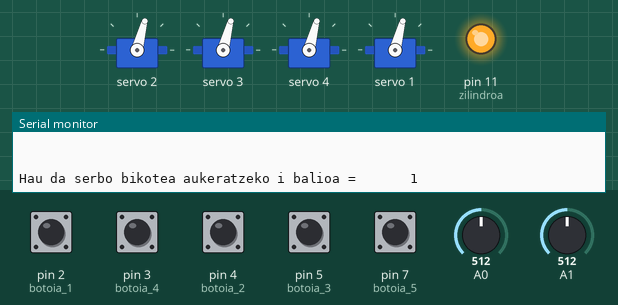
A sketch run on a simulated Arduino Uno, built with avr-gcc and run on an emulated ATmega328P. On the bench: 4 × servo, output pins drawn as LEDs (lit = HIGH), the last lines printed to the serial monitor. Inputs (shaded band) come from the test bench; at power-on: pin 2 (botoia_1), pin 3 (botoia_4), pin 4 (botoia_2), pin 5 (botoia_3), pin 7 (botoia_5) HIGH, A1 = 512, A0 = 512.

Above: at 1.2 s.
1.3 s: A1 set to 524
2.8 s: A1 set to 537
At 3.7 s:
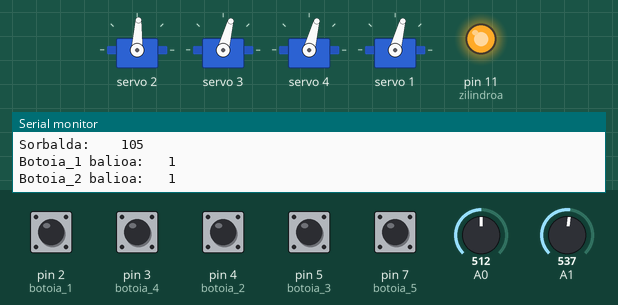
5.8 s: pin 2 (botoia_1) pulled LOW for 0.3 s
At 6.07 s:
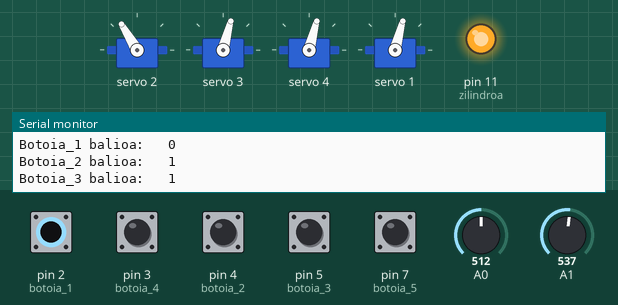
8.8 s: A0 set to 542
At 9.13 s:
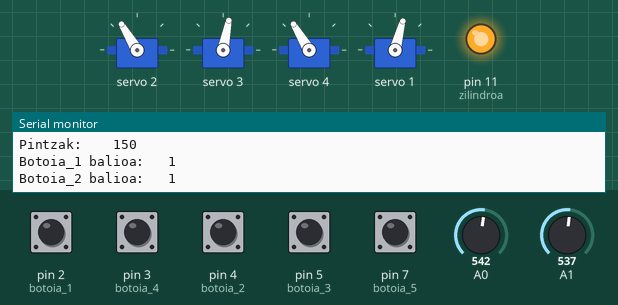
11.8 s: pin 4 (botoia_2) pulled LOW for 0.3 s
At 14.5 s:
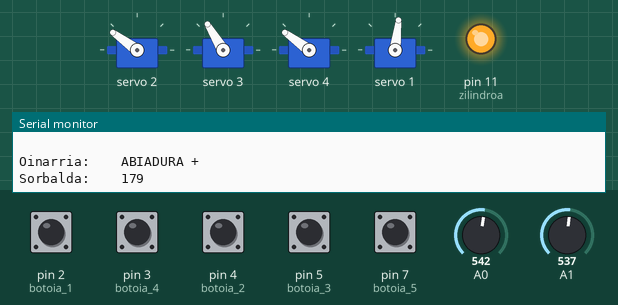
14.8 s: pin 5 (botoia_3) pulled LOW for 0.3 s
At 16.0 s:
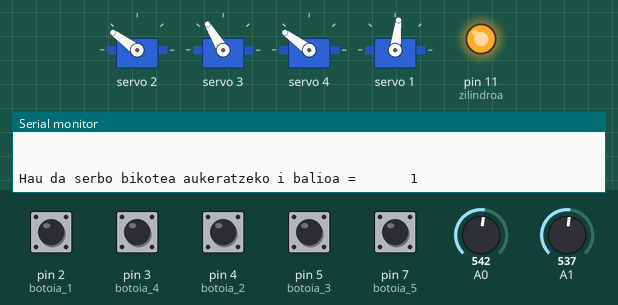
Timing chart, 0 to 17.6 s (numbered marks = the images above; inputs shaded):
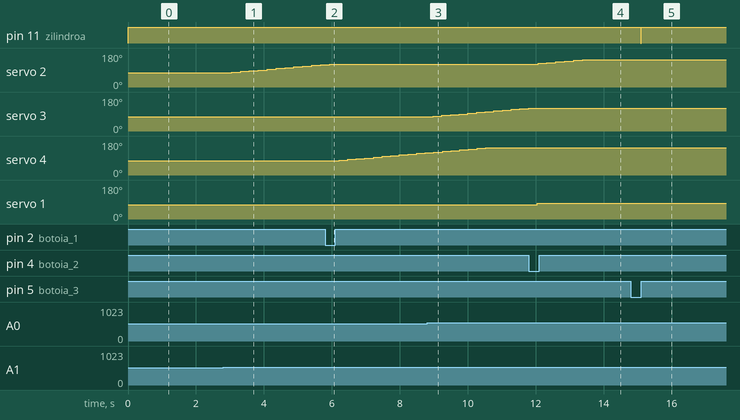

Measured:
- the behaviour switches between 530 and 531 on A1 (found by bisection; images 0 and 1)
- the behaviour switches between 530 and 531 on A0 (found by bisection; images 2 and 3)
- after the input at 2.8 s, servo 2: moves from 75° to 117° over 2.6 s, starting after 0.25 s
- after the input at 5.8 s, servo 2: goes on until 5.9 s, then stays 121°; servo 4: moves from 75° to 117° over 2.5 s, starting after 0.41 s
- after the input at 8.8 s, servo 3: moves from 75° to 121° over 2.8 s, starting after 0.19 s
- after the input at 11.8 s, servo 2: moves from 121° to 144° over 1.3 s, starting after 0.27 s; servo 3: stays 121° (without the input it goes to 125° after 0.24 s); servo 1: 75° → 83° after 0.24 s
- after the input at 14.8 s, pin 11 (zilindroa): HIGH → LOW after 0.29 s, → HIGH 0.02 s later

The sketch:

21_Prak_Serbo_Shield_4_DOF.ino
```cpp
/* Serboak kontrolatzeko programa.
    Serbo Shield-a erabiliaz
    2018ko Abenduak 09an by Axpi

    Kode hau Creatives Commons lizentziapena argitaratzen da.
*/
#include <Wire.h>
#include <Adafruit_PWMServoDriver.h>

Adafruit_PWMServoDriver servos = Adafruit_PWMServoDriver(0x40);

unsigned int pos0 = 150; // pultsu zabalera 0° posiziorako
unsigned int pos180 = 500; // pultsu zabalera 180° posiziorako
int x = 0;
int y = 0;
int botoia_1 = 2;
int botoia_2 = 4;
int botoia_3 = 5;
int botoia_4 = 3;
int botoia_5 = 7;
bool balioa_1 = true;
bool balioa_2 = true;
bool balioa_3 = true;
bool balioa_4 = true;
bool balioa_5 = true;
bool balioa_1_aurrekoa = true;
bool balioa_2_aurrekoa = true;
bool balioa_3_aurrekoa = true;
bool balioa_4_aurrekoa = true;
bool balioa_5_aurrekoa = true;
int i = 1;
int zilindroa = 11;
int angeluaSerbo2=90;
int angeluaSerbo3=90;
int angeluaSerbo4=90;
int gehikuntza=5;            //  Pausu bakoitzean gehituo=ko diren graduak
bool segurtasunEgoera = true;     //  1= Martxan RUN     0=Geratu  STOP
bool eskuaEgoera = true;

void setup() {
  Serial.begin(9600);
  servos.begin();
  servos.setPWMFreq(60); //Frecuecia PWM de 60Hz o T=16,66ms
  pinMode(zilindroa,OUTPUT);
  digitalWrite(zilindroa, HIGH);
  setServo(2, angeluaSerbo2);
  setServo(3, angeluaSerbo3);
  setServo(4, angeluaSerbo4);
}

void setServo(uint8_t n_servo, int angulo) {
  int duty;
  duty = map(angulo, 0, 180, pos0, pos180);
  servos.setPWM(n_servo, 0, duty);
}

void loop() {

  balioa_1 = digitalRead(botoia_1);
  balioa_2 = digitalRead(botoia_2);
  balioa_3 = digitalRead(botoia_3);
  balioa_4 = digitalRead(botoia_4);
  balioa_5 = digitalRead(botoia_5);
  Serial.print("Botoia_1 balioa:   ");
  Serial.println(balioa_1);
  Serial.print("Botoia_2 balioa:   ");
  Serial.println(balioa_2);
  Serial.print("Botoia_3 balioa:   ");
  Serial.println(balioa_3);
  Serial.print("Botoia_4 balioa:   ");
  Serial.println(balioa_4);
  Serial.print("Botoia_5 balioa:   ");
  Serial.println(balioa_5);
  Serial.println(" ");
  Serial.println(" ");

  if (balioa_1 != balioa_1_aurrekoa) {  //Pultsatu dugunaren seinale
    if (balioa_1 == LOW) {
      Serial.println("HAU DA IKUSI NAHI DUDANA");
      i++;
      if (i == 3) {
        i = 1;
      }
    }
    balioa_1_aurrekoa = balioa_1 ;
  }

  if (balioa_2 != balioa_2_aurrekoa) {
    if (balioa_2 == LOW) {
      i--;
      if (i == 0) {
        i = 2;
      }
    }
    balioa_2_aurrekoa = balioa_2 ;
  }

  if (balioa_3 != balioa_3_aurrekoa) {
    if (balioa_3 == LOW) {
      digitalWrite(zilindroa, LOW);
      delay(20);
      digitalWrite(zilindroa, HIGH);
      Serial.println("ZILINDROA KANPOAN!!!");
    }
    balioa_3_aurrekoa = balioa_3 ;
  }

  if (balioa_5 != balioa_5_aurrekoa) {
    if (balioa_5 == LOW) {
      segurtasunEgoera =! segurtasunEgoera;
      Serial.print("Segurtasun egoera hurengoa da, RUN edo STOP:         ");
      Serial.print(segurtasunEgoera);
    }
    balioa_5_aurrekoa = balioa_5 ;
  }

  if (segurtasunEgoera == false ){i=10;}

  Serial.print("Hau da serbo bikotea aukeratzeko i balioa =       ");
  Serial.println(i);
  Serial.println(" ");

  x = analogRead(0);
  y = analogRead(1);

  Serial.print("X balioa:   ");
  Serial.println(x);
  Serial.print("Y balioa:   ");
  Serial.println(y);

  Serial.println(" ");

  switch (i) {
    case 1:
      //-------- 1 SERBOA -- (OINARRIA !!!!) ---------------//----------
      if ((x >= 0) && (x <= 494)) {
        setServo(1, 80);
        Serial.print("Oinarria:    ");
        Serial.println("ABIADURA -");
      }

      else if ((x > 494) && (x <= 530)) {
        setServo(1, 90);
        Serial.print("Oinarria:    ");
        Serial.println("ABIADURA 0");
      }

      else if ((x > 530) && (x <= 1024)) {
        setServo(1, 100);
        Serial.print("Oinarria:    ");
        Serial.println("ABIADURA +");
      }
      //---------- 2 SERBOA ---------------------------
      if ((y >= 0) && (y <= 494)) {
        angeluaSerbo2 = angeluaSerbo2 - gehikuntza;
        angeluaSerbo2 = constrain(angeluaSerbo2, 1, 179);
        setServo(2, angeluaSerbo2);
        Serial.print("Sorbalda:    ");
        Serial.println(angeluaSerbo2);
      }

      else if ((y > 494) && (y <= 530)) {
        setServo(2, angeluaSerbo2);
        Serial.print("Sorbalda:    ");
        Serial.println(angeluaSerbo2);
      }

      else if ((y > 530) && (y <= 1024)) {
        angeluaSerbo2 = angeluaSerbo2 + gehikuntza;
        angeluaSerbo2 = constrain(angeluaSerbo2, 1, 179);
        setServo(2, angeluaSerbo2);
        Serial.print("Sorbalda:    ");
        Serial.println(angeluaSerbo2);
      }
      break;

    case 2:
      //---------- 3 SERBOA -------------------------//----------
      if ((x >= 0) && (x <= 494)) {
        angeluaSerbo3 = angeluaSerbo3 - gehikuntza;
        angeluaSerbo3 = constrain(angeluaSerbo3, 1, 179);
        setServo(3, angeluaSerbo3);
        Serial.print("Ukalondoa:    ");
        Serial.println(angeluaSerbo3);
      }

      else if ((x > 494) && (x <= 530)) {
        setServo(3, angeluaSerbo3);
        Serial.print("Ukalondoa:    ");
        Serial.println(angeluaSerbo3);
      }

      else if ((x > 530) && (x <= 1024)) {
        angeluaSerbo3 = angeluaSerbo3 + gehikuntza;
        angeluaSerbo3 = constrain(angeluaSerbo3, 1, 179);
        setServo(3, angeluaSerbo3);
        Serial.print("Ukalondoa:    ");
        Serial.println(angeluaSerbo3);
      }
      //------------ 4 SERBOA -------------------------
      if ((y >= 0) && (y <= 494)) {
        angeluaSerbo4 = angeluaSerbo4 - gehikuntza;
        angeluaSerbo4 = constrain(angeluaSerbo4, 1, 179);
        setServo(4, angeluaSerbo4);
        Serial.print("Pintzak:    ");
        Serial.println(angeluaSerbo4);
      }

      else if ((y > 494) && (y <= 530)) {
        setServo(4, angeluaSerbo4);
        Serial.print("Pintzak:    ");
        Serial.println(angeluaSerbo4);
      }

      else if ((y > 530) && (y <= 1024)) {
        angeluaSerbo4 = angeluaSerbo4 + gehikuntza;
        angeluaSerbo4 = constrain(angeluaSerbo4, 1, 179);
        setServo(4, angeluaSerbo4);
        Serial.print("Pintzak:    ");
        Serial.println(angeluaSerbo4);
      }
      break;


    //-------------- STOP EGOERA GERATU!!!!  -------------------//----------
      case 10:
        setServo(1, 90);
        setServo(2, 90);
        setServo(3, 90);
        setServo(4, 90);
        if (segurtasunEgoera == true ){i=1;}
      break;
   //-------------------------------------------------------------//----------
    default:
      Serial.println("ERROREA: Serbo bikotea ezin aurkitu!!");
      break;
  }
  delay(0);
  //---------------------------------------------//----------
}
```
